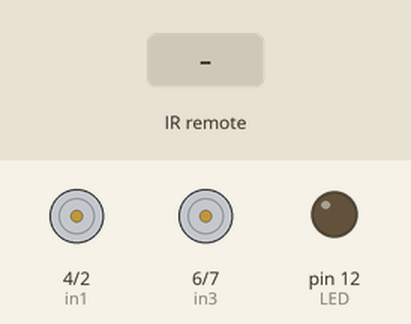
Simulated run of this sketch. Board: Arduino Uno, built with avr-gcc and run on an emulated ATmega328P. Parts: motor-driver pin pairs drawn as motors (green arrow = first pin HIGH = forward, orange = second pin HIGH = backward, longer = more drive, scaled by the enable pin), output pins drawn as LEDs (lit = HIGH). The inputs (shaded band) are chosen by the test bench.

Above: at 1.2 s.
1.3 s: infrared code 0xFFFFD02F received
At 1.36 s:
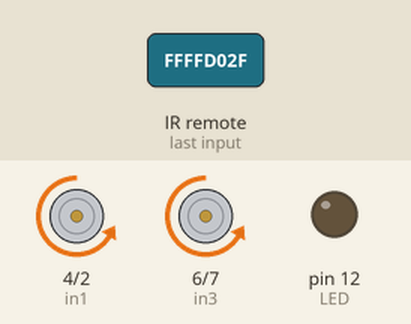
2.9 s: infrared code 0xFFFF8877 received
At 3.4 s:
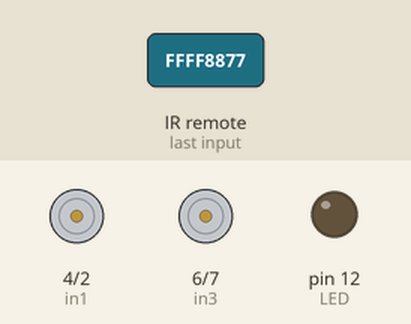
4.5 s: infrared code 0xFFFFA857 received
At 5.1 s:
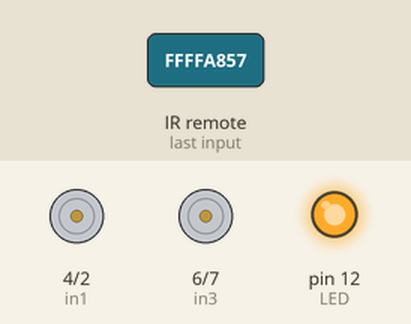
6.0 s: infrared code 0xFFFFD02F received
At 6.06 s:
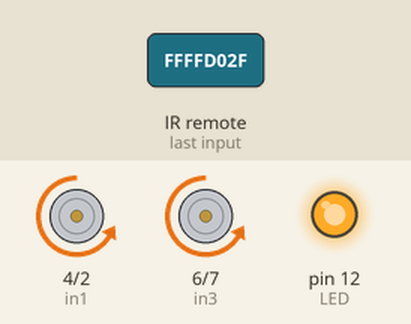
7.6 s: infrared code 0xFFFF8877 received
At 7.66 s:
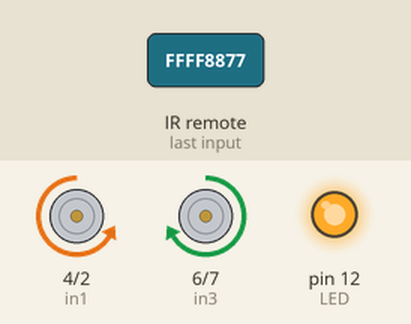
Timing chart, 0 to 10.2 s (numbered marks = the images above; inputs shaded):
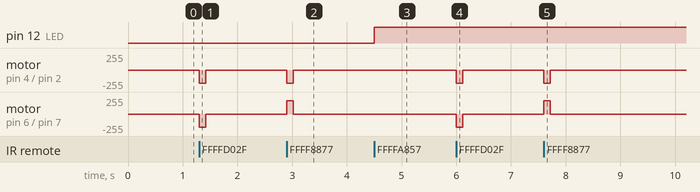

The sketch:

IR_Car.ino
```cpp
#include "IRremote.h"

#define DEBUG false
#define REMOTE_CONTROL 0

#define RECV_PIN 11
IRrecv irrecv(RECV_PIN);
decode_results results;

// ШИМ
// 3, 5, 6, 9, 10, 11

// LEFT
#define enL 5 // ШИМ
#define in1 4
#define in2 2

// RIGHT
#define enR 9 // ШИМ
#define in3 6
#define in4 7

int speedM = 200;
int maxS = 255;
#define c 15

#define LED 12

#define BREAK 120 // Підібрати експериментально
unsigned long timer = 0;

int res;

void setup()
{
  irrecv.enableIRIn();

  Serial.begin(9600);

  pinMode(in1, OUTPUT);
  pinMode(in2, OUTPUT);

  pinMode(in3, OUTPUT);
  pinMode(in4, OUTPUT);

  pinMode(enL, OUTPUT);
  pinMode(enR, OUTPUT);

  pinMode(LED, OUTPUT);
}

void loop()
{
  if (irrecv.decode(&results))
  {
    timer = millis();
    res = results.value;
    if(DEBUG) Serial.println(res, HEX);

    if((res==                                                                                                                                                                                                                                                                                             0xFFFFD02F && REMOTE_CONTROL == 0) || (res==                                                                                                                                                                                                                                                                                             0x18E7 && REMOTE_CONTROL == 1)) // Вперед
    {
      analogWrite(enL, speedM);
      analogWrite(enR, speedM);

      digitalWrite(in1, LOW);
      digitalWrite(in2, HIGH);

      digitalWrite(in3, LOW);
      digitalWrite(in4, HIGH);
    }

    else if((res==                                                                                                                                                                                                                                                                                             0x708F && REMOTE_CONTROL == 0) || (res==                                                                                                                                                                                                                                                                                             0x4AB5 && REMOTE_CONTROL == 1)) // Назад
    {
       analogWrite(enL, speedM);
       analogWrite(enR, speedM);

       digitalWrite(in1, HIGH);
       digitalWrite(in2, LOW);

       digitalWrite(in3, HIGH);
       digitalWrite(in4, LOW);
    }

    else if((res==0xFFFF8877 && REMOTE_CONTROL == 0) || (res==0x5AA5 && REMOTE_CONTROL == 1)) // Вправо
    {
       analogWrite(enL, speedM);
       digitalWrite(in1, LOW);
       digitalWrite(in2, HIGH);

       analogWrite(enR, speedM);
       digitalWrite(in3, HIGH);
       digitalWrite(in4, LOW);
    }

    else if((res==                                                                                                                                                                                                                                                                                             0x8F7 && REMOTE_CONTROL == 0) || (res==                                                                                                                                                                                                                                                                                             0x10EF && REMOTE_CONTROL == 1)) // Вліво
    {
       analogWrite(enL, speedM);
       digitalWrite(in1, HIGH);
       digitalWrite(in2, LOW);

       analogWrite(enR, speedM);
       digitalWrite(in3, LOW);
       digitalWrite(in4, HIGH);
    }

    else if((res==0xFFFFB04F && REMOTE_CONTROL == 0) || (res==0x38C7 && REMOTE_CONTROL == 1)) // Стоп
    {
      stopM();
    }

    if(REMOTE_CONTROL == 0)
    {
      switch(res)
      {
        case 0xFFFFA857: // on
          digitalWrite(LED, HIGH);
          break;
        case 0x38C7: // off
          digitalWrite(LED, LOW);
          break;
        case 0xFFFF807F: // 1
          speedM = 0.2 * maxS;
          break;
        case 0x40BF: // 2
          speedM = 0.3 * maxS;
          break;
        case 0xFFFFC03F: // 3
          speedM = 0.4 * maxS;
          break;
        case 0x20DF: // 4
          speedM = 0.5 * maxS;
          break;
        case 0xFFFFA05F: // 5
          speedM = 0.6 * maxS;
          break;
        case 0x609F: // 6
          speedM = 0.7 * maxS;
          break;
        case 0xFFFFE01F: // 7
          speedM = 0.8 * maxS;
          break;
        case 0x10EF: // 8
          speedM = 0.9 * maxS;
          break;
        case 0xFFFF906F: // 9
          speedM = 1 * maxS;
          break;

        case 0xFFFFF807: // +speed
          speedM += c;
           if (speedM > 255 || speedM < 0)
             speedM-=c;
          break;
        case 0x7887: // -speed
           speedM -= c;
            if (speedM > 255 || speedM < 0)
              speedM+=c;
          break;
      }
    }
    else if(REMOTE_CONTROL == 1)
    {
      switch(res)
      {
        case 0xFFFF9867: // 0 (on/off)
          if(digitalRead(LED)) digitalWrite(LED, LOW);
          else digitalWrite(LED, HIGH);
          break;
        case 0xFFFFA25D: // 1
          speedM = 0.2 * maxS;
          break;
        case 0x629D: // 2
          speedM = 0.3 * maxS;
          break;
        case 0xFFFFE21D: // 3
          speedM = 0.4 * maxS;
          break;
        case 0x22DD: // 4
          speedM = 0.5 * maxS;
          break;
        case 0x2FD: // 5
          speedM = 0.6 * maxS;
          break;
        case 0xFFFFC23D: // 6
          speedM = 0.7 * maxS;
          break;
        case 0xFFFFE01F: // 7
          speedM = 0.8 * maxS;
          break;
        case 0xFFFFA857: // 8
          speedM = 0.9 * maxS;
          break;
        case 0xFFFF906F: // 9
          speedM = 1 * maxS;
          break;

        case 0xFFFFB04F: // +speed
          speedM += c;
           if (speedM > 255 || speedM < 0)
             speedM-=c;
          break;
        case 0x6897: // -speed
           speedM -= c;
            if (speedM > 255 || speedM < 0)
              speedM+=c;
          break;
      }
    }

    irrecv.resume();
  }

  if(millis() - timer >= BREAK)
  {
    stopM();
  }
}

void stopM()
{
  digitalWrite(in1, LOW);
  digitalWrite(in2, LOW);

  digitalWrite(in3, LOW);
  digitalWrite(in4, LOW);
}
```

Measured:
- after the input at 1.3 s, motor on pin 4 (in1) / pin 2 (in2), motor on pin 6 (in3) / pin 7 (in4): stopped → backward 200/255 at once, → stopped 0.12 s later
- after the input at 2.9 s, motor on pin 4 (in1) / pin 2 (in2): stopped → backward 200/255 at once, → stopped 0.12 s later; motor on pin 6 (in3) / pin 7 (in4): stopped → forward 200/255 at once, → stopped 0.12 s later
- after the input at 4.5 s, pin 12 (LED): LOW → HIGH at once
- after the input at 6.0 s, motor on pin 4 (in1) / pin 2 (in2), motor on pin 6 (in3) / pin 7 (in4): stopped → backward 200/255 at once, → stopped 0.12 s later
- after the input at 7.6 s, motor on pin 4 (in1) / pin 2 (in2): stopped → backward 200/255 at once, → stopped 0.12 s later; motor on pin 6 (in3) / pin 7 (in4): stopped → forward 200/255 at once, → stopped 0.12 s later
